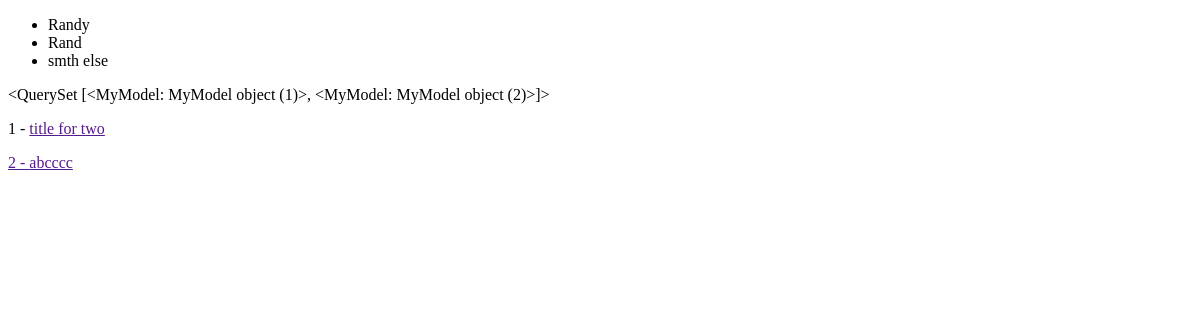
The app's page /two/list/, older data.
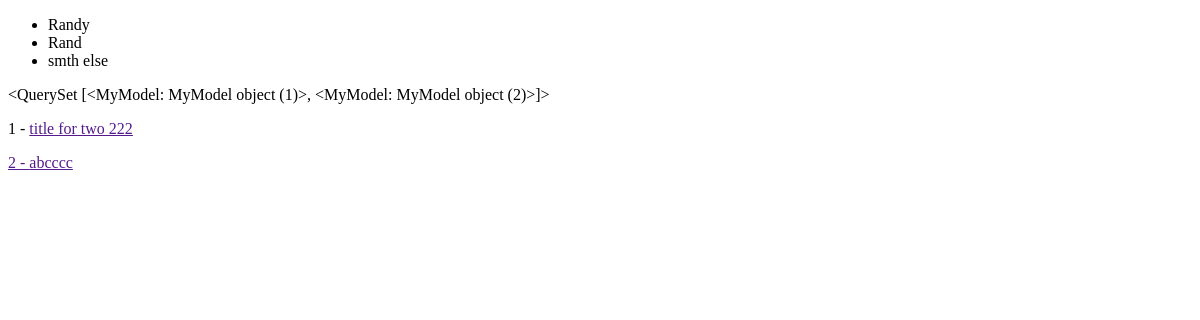
The same page, newer data.
### two/models.py (models this page shows)
class MyModel(models.Model):
    title = models.CharField(max_length=100)

### two/views.py (the view)
# urls.py: path('list/', MyList.as_view() , name="idk_list"),
class MyList(View):
    template_name = "idk_list.html"
    queryset = MyModel.objects.all()
    def get_queryset(self):
        return self.queryset
    def get(self, request, *args, **kwargs):
        context = { "object_list": self.get_queryset() }
        return render(request, self.template_name , context)

### templates/idk_list.html
{% extends 'base.html' %}
{% block content %}
{{ object_list }}
{% for elem in object_list %}
   <p> {{ elem.id }} -  <a href="{{elem.get_absolute_url}}">  {{ elem.title }} </p>
{% endfor %}
{% endblock  %}

### templates/base.html (shortened to what this page needs)
<!doctype html>
<html>
    <head>
    </head>
    <body>
        {% include "navbar.html"  %}
        {% block content %}{% endblock  %}
    </body>
</html>

### templates/navbar.html
<nav>
    <ul>
        <li>Randy</li>
        <li>Rand</li>
        <li>smth else</li>
    </ul>
</nav>

Row changes from the older to the newer data that the page shows:
changed MyModel "<QuerySet [<MyModel: MyModel object (1)>, <MyModel: MyModel object (2)>]>": title "title for two" → "title for two 222"
